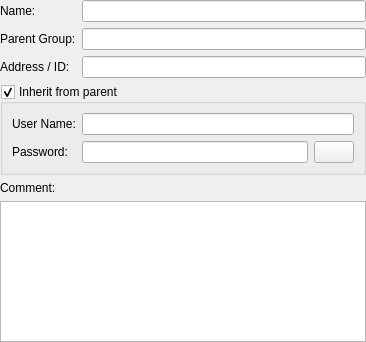
<?xml version="1.0" encoding="UTF-8"?>
<ui version="4.0">
 <class>ComputerDialogGeneral</class>
 <widget class="QWidget" name="ComputerDialogGeneral">
  <property name="geometry">
   <rect>
    <x>0</x>
    <y>0</y>
    <width>366</width>
    <height>342</height>
   </rect>
  </property>
  <property name="windowTitle">
   <string/>
  </property>
  <layout class="QVBoxLayout" name="verticalLayout">
   <property name="leftMargin">
    <number>0</number>
   </property>
   <property name="topMargin">
    <number>0</number>
   </property>
   <property name="rightMargin">
    <number>0</number>
   </property>
   <property name="bottomMargin">
    <number>0</number>
   </property>
   <item>
    <layout class="QFormLayout" name="formLayout_2">
     <item row="0" column="0">
      <widget class="QLabel" name="label_name">
       <property name="text">
        <string>Name:</string>
       </property>
      </widget>
     </item>
     <item row="0" column="1">
      <widget class="QLineEdit" name="edit_name">
       <property name="maxLength">
        <number>64</number>
       </property>
      </widget>
     </item>
     <item row="1" column="0">
      <widget class="QLabel" name="label_parent_name">
       <property name="text">
        <string>Parent Group:</string>
       </property>
      </widget>
     </item>
     <item row="1" column="1">
      <widget class="QLineEdit" name="edit_parent_name">
       <property name="maxLength">
        <number>64</number>
       </property>
       <property name="readOnly">
        <bool>true</bool>
       </property>
      </widget>
     </item>
     <item row="2" column="0">
      <widget class="QLabel" name="label_address">
       <property name="text">
        <string>Address / ID:</string>
       </property>
      </widget>
     </item>
     <item row="2" column="1">
      <widget class="QLineEdit" name="edit_address">
       <property name="maxLength">
        <number>64</number>
       </property>
      </widget>
     </item>
    </layout>
   </item>
   <item>
    <widget class="QGroupBox" name="groupbox_inherit_creds">
     <property name="title">
      <string>Inherit from parent</string>
     </property>
     <property name="checkable">
      <bool>true</bool>
     </property>
     <property name="checked">
      <bool>true</bool>
     </property>
     <layout class="QFormLayout" name="formLayout">
      <item row="0" column="0">
       <widget class="QLabel" name="label_username">
        <property name="text">
         <string>User Name:</string>
        </property>
       </widget>
      </item>
      <item row="0" column="1">
       <widget class="QLineEdit" name="edit_username">
        <property name="maxLength">
         <number>64</number>
        </property>
       </widget>
      </item>
      <item row="1" column="0">
       <widget class="QLabel" name="label_password">
        <property name="text">
         <string>Password:</string>
        </property>
       </widget>
      </item>
      <item row="1" column="1">
       <layout class="QHBoxLayout" name="horizontalLayout_2">
        <item>
         <widget class="QLineEdit" name="edit_password">
          <property name="maxLength">
           <number>64</number>
          </property>
          <property name="echoMode">
           <enum>QLineEdit::Password</enum>
          </property>
         </widget>
        </item>
        <item>
         <widget class="QPushButton" name="button_show_password">
          <property name="sizePolicy">
           <sizepolicy hsizetype="Fixed" vsizetype="Fixed">
            <horstretch>0</horstretch>
            <verstretch>0</verstretch>
           </sizepolicy>
          </property>
          <property name="text">
           <string/>
          </property>
          <property name="icon">
           <iconset resource="../common/resources/common.qrc">
            <normaloff>:/img/eye.png</normaloff>:/img/eye.png</iconset>
          </property>
          <property name="checkable">
           <bool>true</bool>
          </property>
         </widget>
        </item>
       </layout>
      </item>
     </layout>
    </widget>
   </item>
   <item>
    <layout class="QVBoxLayout" name="verticalLayout_3">
     <item>
      <widget class="QLabel" name="label_comment">
       <property name="text">
        <string>Comment:</string>
       </property>
      </widget>
     </item>
     <item>
      <widget class="QPlainTextEdit" name="edit_comment"/>
     </item>
    </layout>
   </item>
  </layout>
 </widget>
 <resources>
  <include location="../common/resources/common.qrc"/>
 </resources>
 <connections/>
</ui>
